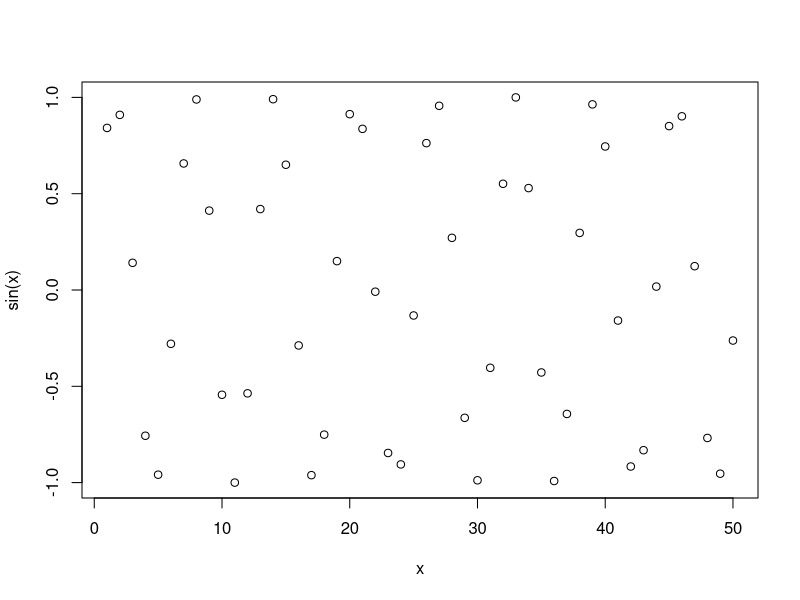
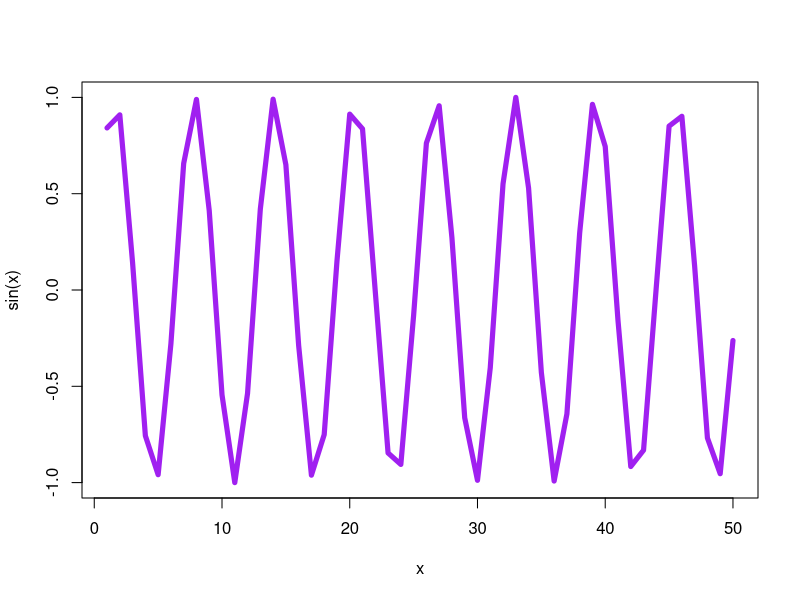

Here is the R script that generated these plots, in order:
#' ---
#' title: "BIMM143 Class04 RScript"
#' output: pdf_document
#' ---

x <- 1:50
plot(x, sin(x))

plot(x, sin(x), typ="l", col="purple", lwd=5)

log(10, base=10)
